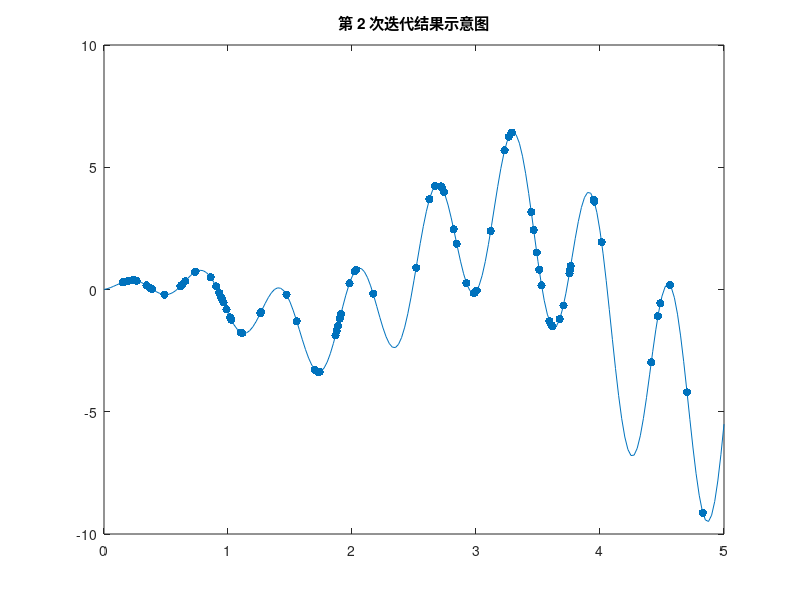

This chart was generated by the following MATLAB code: (Note: this script raises an error after producing the figure.)
function BasicGA
tic
%% 初始参数确定
DNA_SIZE=10;
POP_SIZE=100;
CROSS_RATE=0.8;
MUTATION_RATE=0.003;
N_GENERATIONS=300;
X_BOUND=[0,5];

%% 主循环
%产生离散均匀分布的pop矩阵
pop=rand(POP_SIZE,DNA_SIZE)<0.5;
x=X_BOUND(1):(X_BOUND(2)-X_BOUND(1))/200:X_BOUND(2);

for i=1:N_GENERATIONS
    F_values=F(translateDNA(pop));
    %画图
    clf;
    plot(x,F(x));
    hold on;
    scatter(translateDNA(pop), F_values, 'red', 'filled'); 
    title(sprintf('第 %d 次迭代结果示意图', i));
    pause(0.05);
    
    fitness=get_fitness(F_values);
    pop_select=select(pop,fitness);
    pop_copy=pop_select;
    for num=1:POP_SIZE
        parent=pop_select(num,:);
        child=crossover(parent,pop_copy);
        child=mutate(child);
        popNew(num,:)=child;
    end
    pop=popNew;
end

%% F() 返回函数值
    function y=F(x)
       y=sin(10*x).*x+cos(2*x).*x;
    end
%% get_fitness() 返回一个非负的适应度值
    function y=get_fitness(F_values)
        y=F_values+1e-3-min(F_values);
    end
%% translateDNS() 编码DNA,将二进制编码为十进制数
    function trans=translateDNA(pop)
        trans1=(pop*pow2(DNA_SIZE-1:-1:0).')';
        trans=trans1/(2^DNA_SIZE-1)*X_BOUND(2);
    end
%% select() 轮盘赌法选择适应度高的DNA序列，生成新的种群
    function pop_new=select(pop,fitness)
        p=fitness/sum(fitness);
        p_add=p(1);
        for j=2:POP_SIZE
            p_add(j)=p_add(j-1)+p(j);
        end
        for j=1:POP_SIZE
            select=find(p_add>rand);
            pop_new(j,:)=pop(select(1),:);
        end  
     end
%% crossover() 交叉父母基因
    function parent=crossover(parent,pop)
        if rand<CROSS_RATE
            i_NUM=unidrnd(POP_SIZE);
            cross_point=unidrnd(DNA_SIZE);
            for j_NUM=cross_point:DNA_SIZE
                parent(j_NUM)=pop(i_NUM,j_NUM);
            end
        end
    end
 
%% mutation() 变异基因
    function child=mutate(child)
        for point=1:DNA_SIZE
            if rand<MUTATION_RATE
                if child(point)==0
                    child(point)=1;
                else
                    child(point)=0;
                end
            end
        end
    end


toc
end
